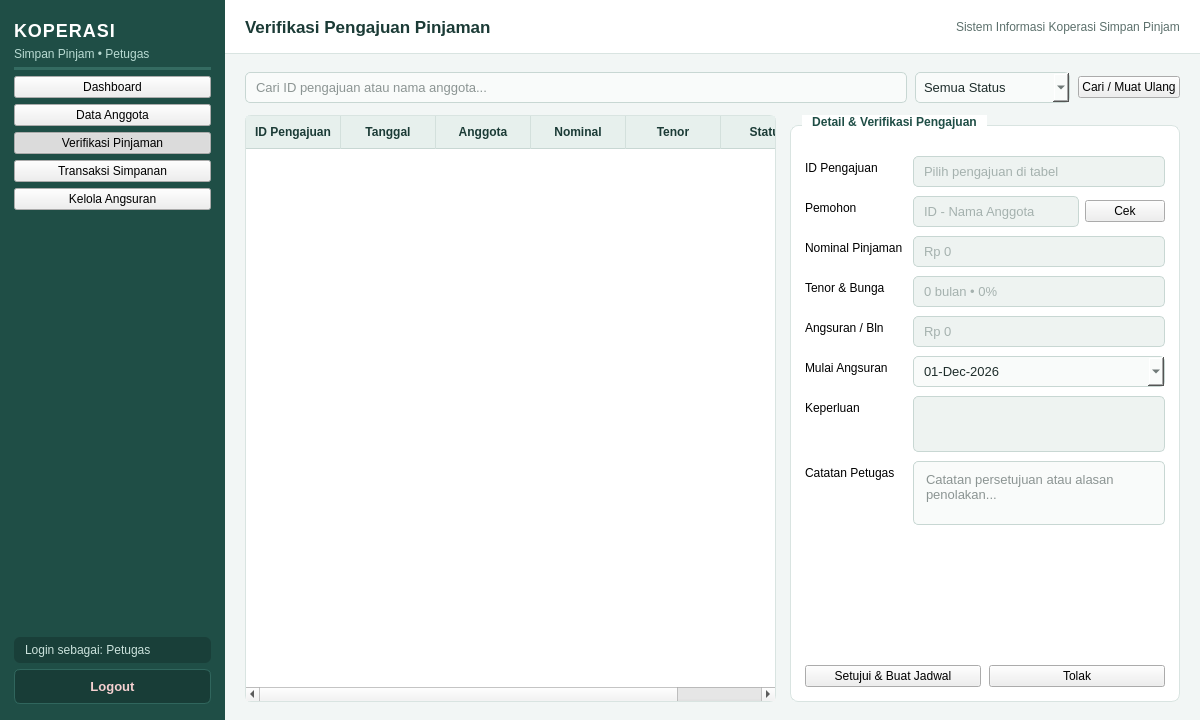
<?xml version="1.0" encoding="UTF-8"?>
<ui version="4.0">
 <class>PetugasVerifikasiPinjamanWindow</class>
 <widget class="QMainWindow" name="PetugasVerifikasiPinjamanWindow">
  <property name="geometry">
   <rect>
    <x>0</x>
    <y>0</y>
    <width>1200</width>
    <height>720</height>
   </rect>
  </property>
  <property name="minimumSize">
   <size>
    <width>1024</width>
    <height>640</height>
   </size>
  </property>
  <property name="windowTitle">
   <string>Sistem Informasi Koperasi Simpan Pinjam - Verifikasi Pinjaman</string>
  </property>
  <property name="styleSheet">
   <string notr="true">QMainWindow, QWidget#centralwidget {
    background-color: #F2F6F5;
    font-family: "Segoe UI", "Helvetica Neue", Arial, sans-serif;
    color: #1E2D2B;
    font-size: 13px;
}

/* Sidebar */
QFrame#frameSidebar {
    background-color: #1F4E46;
    border: none;
}

QLabel#lblAppTitle {
    color: #FFFFFF;
    font-size: 18px;
    font-weight: bold;
    letter-spacing: 1px;
}

QLabel#lblAppSubtitle {
    color: #B8DAD2;
    font-size: 12px;
}

QLabel#lblUserInfo {
    color: #CBE2DC;
    font-size: 12px;
    padding: 6px 8px;
    background-color: #193F39;
    border-radius: 6px;
}

QPushButton[navButton="true"] {
    background-color: transparent;
    color: #E2F0EC;
    border: none;
    border-radius: 6px;
    text-align: left;
    padding: 10px 14px;
    font-size: 13px;
    font-weight: 500;
}

QPushButton[navButton="true"]:hover {
    background-color: #296359;
    color: #FFFFFF;
}

QPushButton[navButton="true"]:checked {
    background-color: #2E7D6F;
    color: #FFFFFF;
    font-weight: bold;
    border-left: 4px solid #A7E3D4;
}

QPushButton#btnLogout {
    background-color: #183D37;
    color: #F5D0D0;
    border: 1px solid #30665D;
    border-radius: 6px;
    padding: 9px 14px;
    font-size: 13px;
    font-weight: bold;
}

QPushButton#btnLogout:hover {
    background-color: #991B1B;
    color: #FFFFFF;
    border-color: #991B1B;
}

/* Header Bar */
QFrame#frameHeader {
    background-color: #FFFFFF;
    border-bottom: 1px solid #D9E4E1;
}

QLabel#lblPageTitle {
    color: #1B3B36;
    font-size: 17px;
    font-weight: bold;
}

QLabel#lblHeaderInfo {
    color: #5C706C;
    font-size: 12px;
}

/* Cards &amp; GroupBoxes */
QFrame[statCard="true"] {
    background-color: #FFFFFF;
    border: 1px solid #D9E4E1;
    border-top: 3px solid #266D61;
    border-radius: 8px;
}

QLabel[statTitle="true"] {
    color: #5C706C;
    font-size: 12px;
    font-weight: bold;
}

QLabel[statValue="true"] {
    color: #1B3B36;
    font-size: 20px;
    font-weight: bold;
}

QGroupBox {
    background-color: #FFFFFF;
    border: 1px solid #D9E4E1;
    border-radius: 8px;
    margin-top: 10px;
    padding-top: 14px;
    font-weight: bold;
    color: #1B3B36;
}

QGroupBox::title {
    subcontrol-origin: margin;
    left: 12px;
    padding: 0 6px;
    background-color: #FFFFFF;
    color: #1F4E46;
}

/* Inputs */
QLineEdit, QComboBox, QDateEdit, QSpinBox, QDoubleSpinBox, QPlainTextEdit {
    background-color: #F9FBFA;
    border: 1px solid #C8D7D3;
    border-radius: 5px;
    padding: 6px 8px;
    color: #1E2D2B;
    font-size: 13px;
}

QLineEdit:focus, QComboBox:focus, QDateEdit:focus, QSpinBox:focus, QDoubleSpinBox:focus, QPlainTextEdit:focus {
    border: 1px solid #2A7B6F;
    background-color: #FFFFFF;
}

QLineEdit:read-only, QPlainTextEdit:read-only {
    background-color: #EEF3F1;
    color: #5C706C;
}

/* Tables */
QTableWidget {
    background-color: #FFFFFF;
    alternate-background-color: #F6FAF8;
    border: 1px solid #D9E4E1;
    border-radius: 6px;
    gridline-color: #E6EEEC;
    selection-background-color: #D2EBE5;
    selection-color: #14332E;
}

QHeaderView::section {
    background-color: #E7F0ED;
    color: #1B3B36;
    padding: 7px 8px;
    border: none;
    border-right: 1px solid #D3E0DC;
    border-bottom: 1px solid #C8D7D3;
    font-weight: bold;
    font-size: 12px;
}

/* Action Buttons */
QPushButton[btnType="primary"] {
    background-color: #266D61;
    color: #FFFFFF;
    border: none;
    border-radius: 5px;
    padding: 7px 14px;
    font-weight: bold;
}

QPushButton[btnType="primary"]:hover {
    background-color: #1F5B51;
}

QPushButton[btnType="secondary"] {
    background-color: #2A6F8E;
    color: #FFFFFF;
    border: none;
    border-radius: 5px;
    padding: 7px 14px;
    font-weight: bold;
}

QPushButton[btnType="secondary"]:hover {
    background-color: #215973;
}

QPushButton[btnType="danger"] {
    background-color: #C24141;
    color: #FFFFFF;
    border: none;
    border-radius: 5px;
    padding: 7px 14px;
    font-weight: bold;
}

QPushButton[btnType="danger"]:hover {
    background-color: #9E3030;
}

QPushButton[btnType="neutral"] {
    background-color: #EDF3F1;
    color: #2B423E;
    border: 1px solid #C8D7D3;
    border-radius: 5px;
    padding: 7px 14px;
}

QPushButton[btnType="neutral"]:hover {
    background-color: #DFEAE6;
}</string>
  </property>
  <widget class="QWidget" name="centralwidget">
   <layout class="QHBoxLayout" name="layoutRoot">
    <property name="spacing">
     <number>0</number>
    </property>
    <property name="leftMargin">
     <number>0</number>
    </property>
    <property name="topMargin">
     <number>0</number>
    </property>
    <property name="rightMargin">
     <number>0</number>
    </property>
    <property name="bottomMargin">
     <number>0</number>
    </property>
    <item>
     <widget class="QFrame" name="frameSidebar">
      <property name="minimumSize">
       <size>
        <width>225</width>
        <height>0</height>
       </size>
      </property>
      <property name="maximumSize">
       <size>
        <width>225</width>
        <height>16777215</height>
       </size>
      </property>
      <property name="frameShape">
       <enum>QFrame::NoFrame</enum>
      </property>
      <layout class="QVBoxLayout" name="layoutSidebar">
       <property name="spacing">
        <number>6</number>
       </property>
       <property name="leftMargin">
        <number>14</number>
       </property>
       <property name="topMargin">
        <number>20</number>
       </property>
       <property name="rightMargin">
        <number>14</number>
       </property>
       <property name="bottomMargin">
        <number>16</number>
       </property>
       <item>
        <widget class="QLabel" name="lblAppTitle">
         <property name="text">
          <string>KOPERASI</string>
         </property>
        </widget>
       </item>
       <item>
        <widget class="QLabel" name="lblAppSubtitle">
         <property name="text">
          <string>Simpan Pinjam • Petugas</string>
         </property>
        </widget>
       </item>
       <item>
        <widget class="Line" name="lineSidebarTop">
         <property name="styleSheet">
          <string notr="true">background-color: #346B61; max-height: 1px; border: none; margin-top: 6px; margin-bottom: 8px;</string>
         </property>
         <property name="orientation">
          <enum>Qt::Horizontal</enum>
         </property>
        </widget>
       </item>
       <item>
        <widget class="QPushButton" name="btnNavDashboard">
         <property name="text">
          <string>Dashboard</string>
         </property>
         <property name="checkable">
          <bool>true</bool>
         </property>
         <property name="autoExclusive">
          <bool>true</bool>
         </property>
         <property name="navButton" stdset="0">
          <bool>true</bool>
         </property>
        </widget>
       </item>
       <item>
        <widget class="QPushButton" name="btnNavAnggota">
         <property name="text">
          <string>Data Anggota</string>
         </property>
         <property name="checkable">
          <bool>true</bool>
         </property>
         <property name="autoExclusive">
          <bool>true</bool>
         </property>
         <property name="navButton" stdset="0">
          <bool>true</bool>
         </property>
        </widget>
       </item>
       <item>
        <widget class="QPushButton" name="btnNavVerifikasi">
         <property name="text">
          <string>Verifikasi Pinjaman</string>
         </property>
         <property name="checkable">
          <bool>true</bool>
         </property>
         <property name="checked">
          <bool>true</bool>
         </property>
         <property name="autoExclusive">
          <bool>true</bool>
         </property>
         <property name="navButton" stdset="0">
          <bool>true</bool>
         </property>
        </widget>
       </item>
       <item>
        <widget class="QPushButton" name="btnNavSimpanan">
         <property name="text">
          <string>Transaksi Simpanan</string>
         </property>
         <property name="checkable">
          <bool>true</bool>
         </property>
         <property name="autoExclusive">
          <bool>true</bool>
         </property>
         <property name="navButton" stdset="0">
          <bool>true</bool>
         </property>
        </widget>
       </item>
       <item>
        <widget class="QPushButton" name="btnNavAngsuran">
         <property name="text">
          <string>Kelola Angsuran</string>
         </property>
         <property name="checkable">
          <bool>true</bool>
         </property>
         <property name="autoExclusive">
          <bool>true</bool>
         </property>
         <property name="navButton" stdset="0">
          <bool>true</bool>
         </property>
        </widget>
       </item>
       <item>
        <spacer name="spacerSidebar">
         <property name="orientation">
          <enum>Qt::Vertical</enum>
         </property>
         <property name="sizeHint" stdset="0">
          <size>
           <width>20</width>
           <height>40</height>
          </size>
         </property>
        </spacer>
       </item>
       <item>
        <widget class="QLabel" name="lblUserInfo">
         <property name="text">
          <string>Login sebagai: Petugas</string>
         </property>
        </widget>
       </item>
       <item>
        <widget class="QPushButton" name="btnLogout">
         <property name="text">
          <string>Logout</string>
         </property>
        </widget>
       </item>
      </layout>
     </widget>
    </item>
    <item>
     <layout class="QVBoxLayout" name="layoutContent">
      <property name="spacing">
       <number>0</number>
      </property>
      <item>
       <widget class="QFrame" name="frameHeader">
        <property name="minimumSize">
         <size>
          <width>0</width>
          <height>54</height>
         </size>
        </property>
        <property name="maximumSize">
         <size>
          <width>16777215</width>
          <height>54</height>
         </size>
        </property>
        <property name="frameShape">
         <enum>QFrame::NoFrame</enum>
        </property>
        <layout class="QHBoxLayout" name="layoutHeader">
         <property name="leftMargin">
          <number>20</number>
         </property>
         <property name="rightMargin">
          <number>20</number>
         </property>
         <item>
          <widget class="QLabel" name="lblPageTitle">
           <property name="text">
            <string>Verifikasi Pengajuan Pinjaman</string>
           </property>
          </widget>
         </item>
         <item>
          <spacer name="spacerHeader">
           <property name="orientation">
            <enum>Qt::Horizontal</enum>
           </property>
           <property name="sizeHint" stdset="0">
            <size>
             <width>40</width>
             <height>20</height>
            </size>
           </property>
          </spacer>
         </item>
         <item>
          <widget class="QLabel" name="lblHeaderInfo">
           <property name="text">
            <string>Sistem Informasi Koperasi Simpan Pinjam</string>
           </property>
          </widget>
         </item>
        </layout>
       </widget>
      </item>
      <item>
        <!-- PAGE 2: VERIFIKASI PENGAJUAN PINJAMAN -->
        <widget class="QWidget" name="pageVerifikasiPinjaman">
         <layout class="QVBoxLayout" name="layoutVerifikasi">
          <property name="spacing">
           <number>12</number>
          </property>
          <property name="leftMargin">
           <number>20</number>
          </property>
          <property name="topMargin">
           <number>18</number>
          </property>
          <property name="rightMargin">
           <number>20</number>
          </property>
          <property name="bottomMargin">
           <number>18</number>
          </property>
          <item>
           <layout class="QHBoxLayout" name="layoutVerifToolbar">
            <property name="spacing">
             <number>8</number>
            </property>
            <item>
             <widget class="QLineEdit" name="txtCariPengajuan">
              <property name="placeholderText">
               <string>Cari ID pengajuan atau nama anggota...</string>
              </property>
             </widget>
            </item>
            <item>
             <widget class="QComboBox" name="cmbFilterStatusPengajuan">
              <property name="minimumSize">
               <size>
                <width>155</width>
                <height>0</height>
               </size>
              </property>
              <item>
               <property name="text">
                <string>Semua Status</string>
               </property>
              </item>
              <item>
               <property name="text">
                <string>Menunggu</string>
               </property>
              </item>
              <item>
               <property name="text">
                <string>Disetujui</string>
               </property>
              </item>
              <item>
               <property name="text">
                <string>Ditolak</string>
               </property>
              </item>
             </widget>
            </item>
            <item>
             <widget class="QPushButton" name="btnRefreshPengajuan">
              <property name="text">
               <string>Cari / Muat Ulang</string>
              </property>
              <property name="btnType" stdset="0">
               <string>neutral</string>
              </property>
             </widget>
            </item>
           </layout>
          </item>
          <item>
           <layout class="QHBoxLayout" name="layoutVerifBody">
            <property name="spacing">
             <number>14</number>
            </property>
            <item>
             <widget class="QTableWidget" name="tblPengajuan">
              <property name="editTriggers">
               <set>QAbstractItemView::NoEditTriggers</set>
              </property>
              <property name="alternatingRowColors">
               <bool>true</bool>
              </property>
              <property name="selectionMode">
               <enum>QAbstractItemView::SingleSelection</enum>
              </property>
              <property name="selectionBehavior">
               <enum>QAbstractItemView::SelectRows</enum>
              </property>
              <attribute name="horizontalHeaderDefaultSectionSize">
               <number>95</number>
              </attribute>
              <attribute name="horizontalHeaderStretchLastSection">
               <bool>true</bool>
              </attribute>
              <column>
               <property name="text">
                <string>ID Pengajuan</string>
               </property>
              </column>
              <column>
               <property name="text">
                <string>Tanggal</string>
               </property>
              </column>
              <column>
               <property name="text">
                <string>Anggota</string>
               </property>
              </column>
              <column>
               <property name="text">
                <string>Nominal</string>
               </property>
              </column>
              <column>
               <property name="text">
                <string>Tenor</string>
               </property>
              </column>
              <column>
               <property name="text">
                <string>Status</string>
               </property>
              </column>
             </widget>
            </item>
            <item>
             <widget class="QGroupBox" name="grpDetailPengajuan">
              <property name="minimumSize">
               <size>
                <width>360</width>
                <height>0</height>
               </size>
              </property>
              <property name="maximumSize">
               <size>
                <width>390</width>
                <height>16777215</height>
               </size>
              </property>
              <property name="title">
               <string>Detail &amp;&amp; Verifikasi Pengajuan</string>
              </property>
              <layout class="QVBoxLayout" name="layoutFormVerifWrap">
               <property name="spacing">
                <number>10</number>
               </property>
               <property name="leftMargin">
                <number>14</number>
               </property>
               <property name="topMargin">
                <number>16</number>
               </property>
               <property name="rightMargin">
                <number>14</number>
               </property>
               <property name="bottomMargin">
                <number>14</number>
               </property>
               <item>
                <layout class="QFormLayout" name="formVerifikasi">
                 <property name="verticalSpacing">
                  <number>9</number>
                 </property>
                 <item row="0" column="0">
                  <widget class="QLabel" name="lblVerifId">
                   <property name="text">
                    <string>ID Pengajuan</string>
                   </property>
                  </widget>
                 </item>
                 <item row="0" column="1">
                  <widget class="QLineEdit" name="txtVerifIdPengajuan">
                   <property name="readOnly">
                    <bool>true</bool>
                   </property>
                   <property name="placeholderText">
                    <string>Pilih pengajuan di tabel</string>
                   </property>
                  </widget>
                 </item>
                 <item row="1" column="0">
                  <widget class="QLabel" name="lblVerifAnggota">
                   <property name="text">
                    <string>Pemohon</string>
                   </property>
                  </widget>
                 </item>
                 <item row="1" column="1">
                  <layout class="QHBoxLayout" name="layoutVerifAnggota">
                   <property name="spacing">
                    <number>6</number>
                   </property>
                   <item>
                    <widget class="QLineEdit" name="txtVerifAnggota">
                     <property name="readOnly">
                      <bool>true</bool>
                     </property>
                     <property name="placeholderText">
                      <string>ID - Nama Anggota</string>
                     </property>
                    </widget>
                   </item>
                   <item>
                    <widget class="QPushButton" name="btnLihatDataAnggota">
                     <property name="text">
                      <string>Cek</string>
                     </property>
                     <property name="btnType" stdset="0">
                      <string>secondary</string>
                     </property>
                    </widget>
                   </item>
                  </layout>
                 </item>
                 <item row="2" column="0">
                  <widget class="QLabel" name="lblVerifNominal">
                   <property name="text">
                    <string>Nominal Pinjaman</string>
                   </property>
                  </widget>
                 </item>
                 <item row="2" column="1">
                  <widget class="QLineEdit" name="txtVerifNominal">
                   <property name="readOnly">
                    <bool>true</bool>
                   </property>
                   <property name="placeholderText">
                    <string>Rp 0</string>
                   </property>
                  </widget>
                 </item>
                 <item row="3" column="0">
                  <widget class="QLabel" name="lblVerifTenor">
                   <property name="text">
                    <string>Tenor &amp; Bunga</string>
                   </property>
                  </widget>
                 </item>
                 <item row="3" column="1">
                  <widget class="QLineEdit" name="txtVerifTenor">
                   <property name="readOnly">
                    <bool>true</bool>
                   </property>
                   <property name="placeholderText">
                    <string>0 bulan • 0%</string>
                   </property>
                  </widget>
                 </item>
                 <item row="4" column="0">
                  <widget class="QLabel" name="lblVerifEst">
                   <property name="text">
                    <string>Angsuran / Bln</string>
                   </property>
                  </widget>
                 </item>
                 <item row="4" column="1">
                  <widget class="QLineEdit" name="txtVerifAngsuranEst">
                   <property name="readOnly">
                    <bool>true</bool>
                   </property>
                   <property name="placeholderText">
                    <string>Rp 0</string>
                   </property>
                  </widget>
                 </item>
                 <item row="5" column="0">
                  <widget class="QLabel" name="lblVerifMulai">
                   <property name="text">
                    <string>Mulai Angsuran</string>
                   </property>
                  </widget>
                 </item>
                 <item row="5" column="1">
                  <widget class="QDateEdit" name="dateMulaiAngsuran">
                   <property name="date">
                    <date>
                     <year>2026</year>
                     <month>12</month>
                     <day>1</day>
                    </date>
                   </property>
                   <property name="displayFormat">
                    <string>dd-MMM-yyyy</string>
                   </property>
                   <property name="calendarPopup">
                    <bool>true</bool>
                   </property>
                  </widget>
                 </item>
                 <item row="6" column="0">
                  <widget class="QLabel" name="lblVerifKeperluan">
                   <property name="text">
                    <string>Keperluan</string>
                   </property>
                  </widget>
                 </item>
                 <item row="6" column="1">
                  <widget class="QPlainTextEdit" name="txtVerifKeperluan">
                   <property name="maximumSize">
                    <size>
                     <width>16777215</width>
                     <height>56</height>
                    </size>
                   </property>
                   <property name="readOnly">
                    <bool>true</bool>
                   </property>
                  </widget>
                 </item>
                 <item row="7" column="0">
                  <widget class="QLabel" name="lblVerifCatatan">
                   <property name="text">
                    <string>Catatan Petugas</string>
                   </property>
                  </widget>
                 </item>
                 <item row="7" column="1">
                  <widget class="QPlainTextEdit" name="txtVerifCatatan">
                   <property name="maximumSize">
                    <size>
                     <width>16777215</width>
                     <height>64</height>
                    </size>
                   </property>
                   <property name="placeholderText">
                    <string>Catatan persetujuan atau alasan penolakan...</string>
                   </property>
                  </widget>
                 </item>
                </layout>
               </item>
               <item>
                <spacer name="spacerFormVerif">
                 <property name="orientation">
                  <enum>Qt::Vertical</enum>
                 </property>
                 <property name="sizeHint" stdset="0">
                  <size>
                   <width>20</width>
                   <height>10</height>
                  </size>
                 </property>
                </spacer>
               </item>
               <item>
                <layout class="QHBoxLayout" name="layoutVerifButtons">
                 <property name="spacing">
                  <number>8</number>
                 </property>
                 <item>
                  <widget class="QPushButton" name="btnSetujuiPinjaman">
                   <property name="text">
                    <string>Setujui &amp;&amp; Buat Jadwal</string>
                   </property>
                   <property name="btnType" stdset="0">
                    <string>primary</string>
                   </property>
                  </widget>
                 </item>
                 <item>
                  <widget class="QPushButton" name="btnTolakPinjaman">
                   <property name="text">
                    <string>Tolak</string>
                   </property>
                   <property name="btnType" stdset="0">
                    <string>danger</string>
                   </property>
                  </widget>
                 </item>
                </layout>
               </item>
              </layout>
             </widget>
            </item>
           </layout>
          </item>
         </layout>
        </widget>
      </item>
     </layout>
    </item>
   </layout>
  </widget>
 </widget>
 <resources/>
 <connections/>
</ui>
